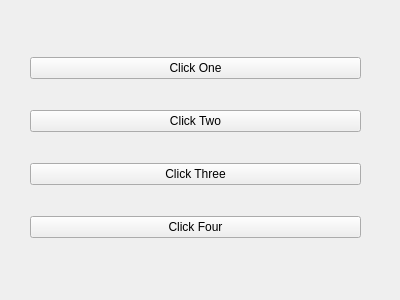
<?xml version="1.0" encoding="UTF-8"?>
<ui version="4.0">
 <class>Form</class>
 <widget class="QWidget" name="Form">
  <property name="geometry">
   <rect>
    <x>0</x>
    <y>0</y>
    <width>400</width>
    <height>300</height>
   </rect>
  </property>
  <property name="windowTitle">
   <string>VBox Layout</string>
  </property>
  <widget class="QWidget" name="verticalLayoutWidget">
   <property name="geometry">
    <rect>
     <x>30</x>
     <y>32</y>
     <width>331</width>
     <height>231</height>
    </rect>
   </property>
   <layout class="QVBoxLayout" name="verticalLayout">
    <item>
     <widget class="QPushButton" name="pushButton">
      <property name="text">
       <string>Click One</string>
      </property>
     </widget>
    </item>
    <item>
     <widget class="QPushButton" name="pushButton_2">
      <property name="text">
       <string>Click Two</string>
      </property>
     </widget>
    </item>
    <item>
     <widget class="QPushButton" name="pushButton_3">
      <property name="text">
       <string>Click Three</string>
      </property>
     </widget>
    </item>
    <item>
     <widget class="QPushButton" name="pushButton_4">
      <property name="text">
       <string>Click Four</string>
      </property>
     </widget>
    </item>
   </layout>
  </widget>
 </widget>
 <resources/>
 <connections/>
</ui>
